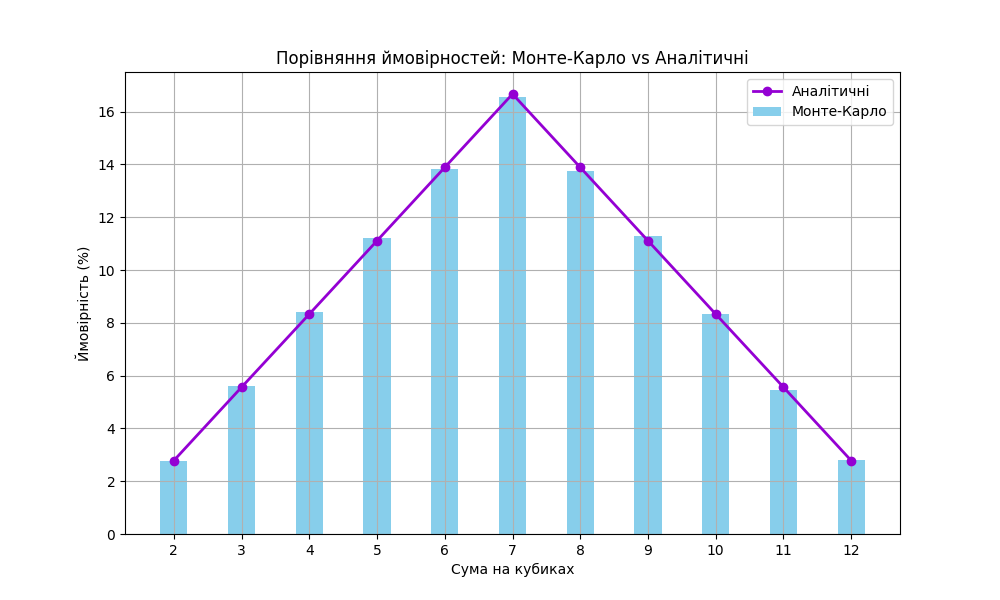

Write the Python code that produced this figure.
import random
import matplotlib.pyplot as plt

def monte_carlo_dice_simulation(trials=100_000):
    results = {i: 0 for i in range(2, 13)}  # суми від 2 до 12

    for _ in range(trials):
        roll = random.randint(1, 6) + random.randint(1, 6)
        results[roll] += 1

    probabilities = {k: round(v / trials * 100, 2) for k, v in results.items()}
    return probabilities

# Ймовірності 
def analytical_probabilities():
    return {
        2: round(1/36 * 100, 2),
        3: round(2/36 * 100, 2),
        4: round(3/36 * 100, 2),
        5: round(4/36 * 100, 2),
        6: round(5/36 * 100, 2),
        7: round(6/36 * 100, 2),
        8: round(5/36 * 100, 2),
        9: round(4/36 * 100, 2),
        10: round(3/36 * 100, 2),
        11: round(2/36 * 100, 2),
        12: round(1/36 * 100, 2)
    }

def plot_probabilities(monte_carlo, analytical):
    sums = list(range(2, 13))
    mc_values = [monte_carlo[s] for s in sums]
    an_values = [analytical[s] for s in sums]

    plt.figure(figsize=(10, 6))
    plt.bar(sums, mc_values, width=0.4, label="Монте-Карло", color="skyblue", align="center")
    plt.plot(sums, an_values, label="Аналітичні", color="darkviolet", marker="o", linewidth=2)

    plt.xlabel("Сума на кубиках")
    plt.ylabel("Ймовірність (%)")
    plt.title("Порівняння ймовірностей: Монте-Карло vs Аналітичні")
    plt.xticks(sums)
    plt.legend()
    plt.grid(True)
    plt.savefig("Task_7_dice_probabilities.png")
    plt.show()

# Запуск симуляції
monte_carlo = monte_carlo_dice_simulation(trials=100_000)
analytical = analytical_probabilities()
plot_probabilities(monte_carlo, analytical)